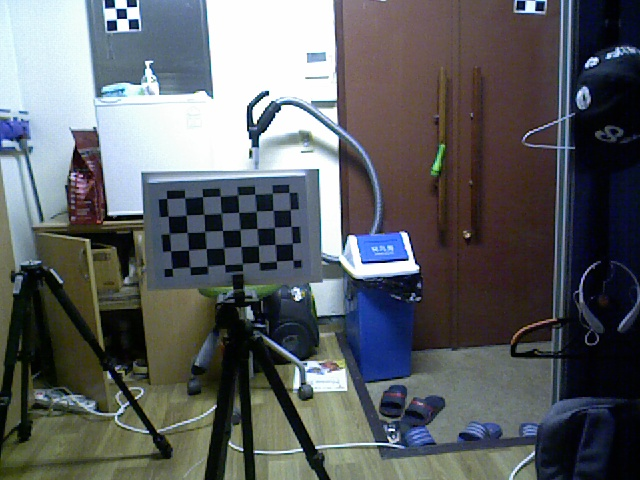
//> input picture data/LaserCameraCalibration/2015.08.11/Vision/Img_000.jpg, 640 x 480 px
$ ./main_laser_calibration   (built with g++ and OpenCV 4)
//> lines starting //> are read from the running program, lines starting //| are printed output that depends on the picture
#include "opencv2\opencv.hpp"
#include <iostream>

#define IMAGE_FILE_PATH		"../../../data/LaserCameraCalibration/2015.08.11"
#define START_IMG_NUM		0
#define END_IMG_NUM			6
#define WINDOW_SIZE			5
#define PATTERN_BOARD_X		4
#define PATTERN_BOARD_Y		7

#define SHOW_DEBUG_IMAGES


using namespace cv;
using namespace std;

struct MouseParams{
	Mat img;
	vector<Point2f> cornerPoints;
	int imgNum;
	string windowName;
};

//////////////////////////////////////////////////////////////////////////////////////////////////////////////////////
//
// [467 lines left out: functions _PrintMatrix, _ParseCalibFile, laser_mouse_callback, vision_mouse_callback, findCentroid, findLaserLine and 8 more, not called in this run]

int main(){

	char szFilePath[256];

	Mat laserImg, visionImg, visionGrayImg, laserRedChannel;

	// Vector to hold all the Camera Coordinates of laser line
	vector<Point3f> intersectionsCamera;

	for (int i = START_IMG_NUM; i <= END_IMG_NUM; i++){

		sprintf(szFilePath, "%s/Laser/Img_%03d.jpg", IMAGE_FILE_PATH, i);
		laserImg = imread(szFilePath, CV_LOAD_IMAGE_COLOR);
//> laserImg is the input picture: 480 rows x 640 cols, CV_8UC3; mean B, G, R 99.5, 96.7, 93.4
		sprintf(szFilePath, "%s/Vision/Img_%03d.jpg", IMAGE_FILE_PATH, i);
		visionImg = imread(szFilePath, CV_LOAD_IMAGE_COLOR);

		if (!laserImg.data || !visionImg.data){
			printf("ERROR: Couldn't find the input image.\n");
			break;
		}

		cvtColor(visionImg, visionGrayImg, CV_BGR2GRAY);
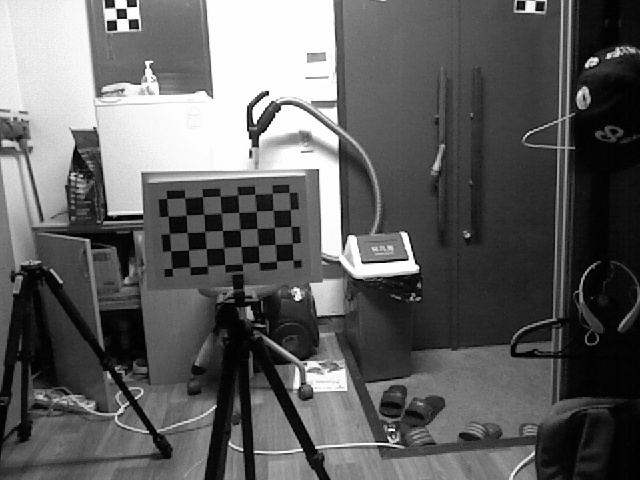
//> visionGrayImg: 480 rows x 640 cols, CV_8UC1; min 0, max 255, mean 96
		vector<Mat> channels;
		split(laserImg, channels);
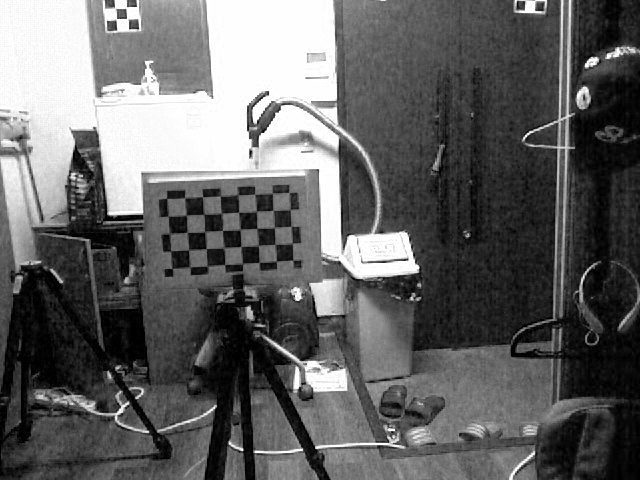
//> channels[0]: 480 rows x 640 cols, CV_8UC1; min 0, max 255, mean 99.5
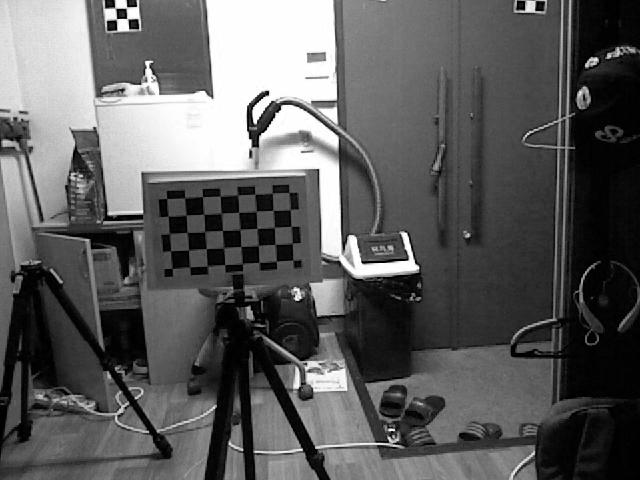
//> channels[2]: 480 rows x 640 cols, CV_8UC1; min 0, max 255, mean 93.4
		laserRedChannel = channels[2];

#ifdef SHOW_DEBUG_IMAGES
		imshow("Laser Image", laserImg);
		imshow("Vision Image", laserRedChannel);
#endif // SHOW_DEBUG_IMAGES

		// Find corner points of the chessboard using mouse click
		printf("\nDetecting Corner Points in Chessboard %d:\n", i);
		MouseParams visiomImgParm;
		visiomImgParm.img = visionGrayImg.clone();
		visiomImgParm.imgNum = i;
		visiomImgParm.windowName = "Chessboard Pattern";
		namedWindow(visiomImgParm.windowName, 0);
		imshow(visiomImgParm.windowName, visionGrayImg);
		setMouseCallback(visiomImgParm.windowName, vision_mouse_callback, (void*)&visiomImgParm);
		waitKey(0);
		destroyWindow(visiomImgParm.windowName);

		// Check all corners are detected
		if (visiomImgParm.cornerPoints.size() != ((PATTERN_BOARD_X + 1)*(PATTERN_BOARD_Y + 1))){
			printf("ERROR: All corners are not detected.\n");
			i--;
			continue;
		}

		// Chessboard image coordinates
		vector<Point2f> chessboardImage;
		chessboardImage = visiomImgParm.cornerPoints;

		// Find the laser line using line fitting
		Vec4f laserLine;
		findLaserLine(laserImg, laserLine, chessboardImage, 150);

		// Draw laser line
		drawLaserLine(laserImg, laserLine, Scalar(0,0,255));
		namedWindow("Laser Line", 0);
		imshow("Laser Line", laserImg);

		// Set chessboard world coordinates
		vector<Point3f> chessboardWorld;
		setChessboardWorldCoordinates(PATTERN_BOARD_X, PATTERN_BOARD_Y, 35, 35, chessboardWorld);

		// Find crossing points between laser line and chessboard edges
		vector<Point2f> intersectionsImage;
		findIntersections(laserImg, chessboardImage, laserLine, intersectionsImage, PATTERN_BOARD_X, PATTERN_BOARD_Y);

		// Find world coordinates of crossing points
		vector<Point3f> intersectionsWorld;
		findIntersectionWorldCoordinates(intersectionsImage, intersectionsWorld, chessboardImage, chessboardWorld, PATTERN_BOARD_X);

		// Find camera coordinates of crossing points using [R|t]
		Mat R; Vec3f t;
		sprintf(szFilePath, "%s/Vision/Img_%03d.txt", IMAGE_FILE_PATH, i);
		_ParseCalibFile(szFilePath, R, t);
		findIntersectionCameraCoordinates(intersectionsWorld, intersectionsCamera, R, t);

		waitKey(0);
	}

	Vec4f planeEquation;
	findPlaneEquations(intersectionsCamera, planeEquation);

	printf("Plane Equation: \n");
	printf("A: %f\n", planeEquation[0]);
	printf("B: %f\n", planeEquation[1]);
	printf("C: %f\n", planeEquation[2]);
	printf("D: %f\n", planeEquation[3]);

	FILE * pFile;
	sprintf(szFilePath, "%s/Line Equation.txt", IMAGE_FILE_PATH);
	pFile = fopen(szFilePath, "w");
	if (!pFile) {
		printf("Failed to open Line Equation file.\n");
		return -1;
	}
	fprintf(pFile, "A: %f\n", planeEquation[0]);
	fprintf(pFile, "B: %f\n", planeEquation[1]);
	fprintf(pFile, "C: %f\n", planeEquation[2]);
	fprintf(pFile, "D: %f\n", planeEquation[3]);
	fclose(pFile);

	return 0;
}


// [7 lines of commented-out code are left out]
